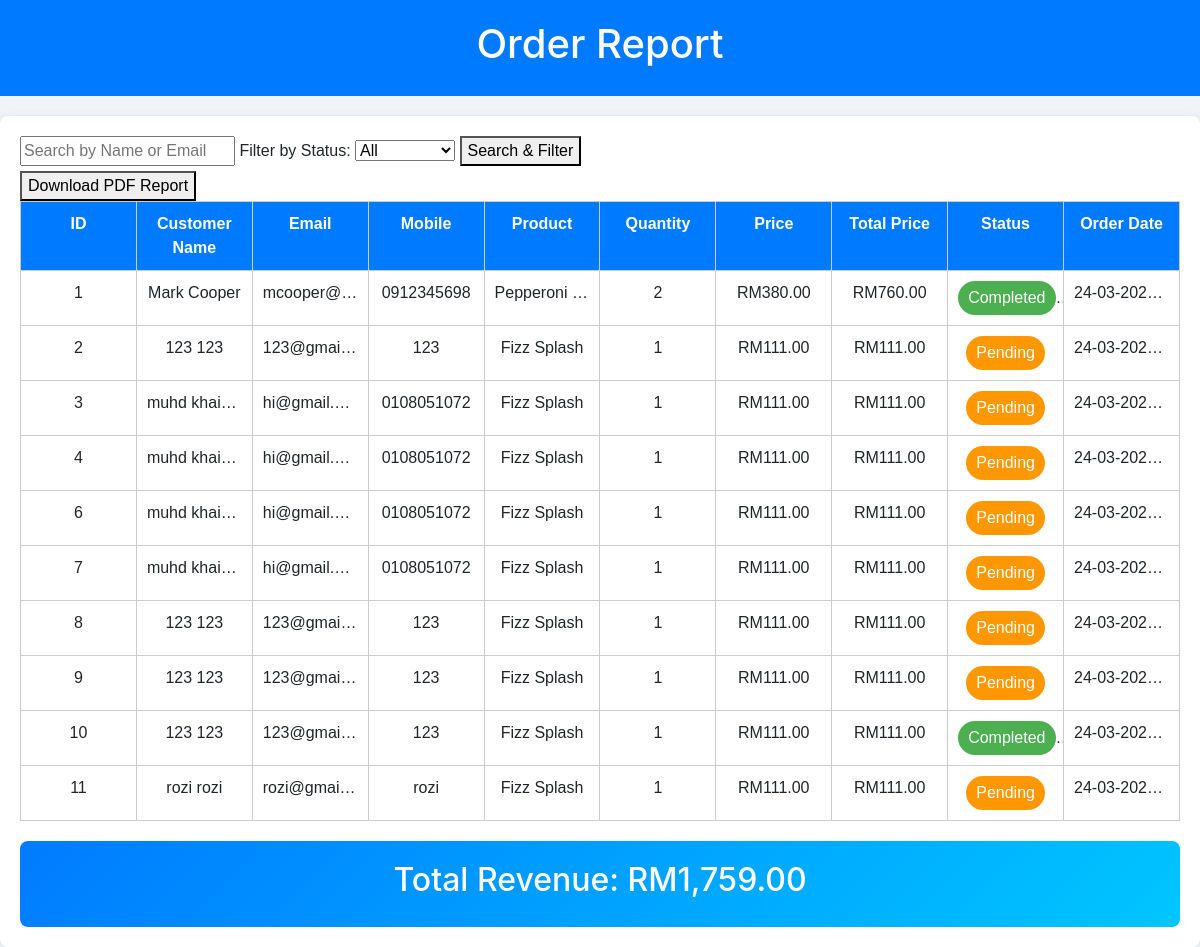
Page /admin/report.php on the committed database.
### tables this page shows
CREATE TABLE `orders` (
  `id` int(30) NOT NULL,
  `name` text NOT NULL,
  `address` text NOT NULL,
  `mobile` text NOT NULL,
  `email` text NOT NULL,
  `user_id` int(11) NOT NULL,
  `status` tinyint(1) NOT NULL DEFAULT 0,
  `order_date` datetime NOT NULL DEFAULT current_timestamp()
);

CREATE TABLE `product_list` (
  `id` int(30) NOT NULL,
  `category_id` int(30) NOT NULL,
  `name` varchar(100) NOT NULL,
  `description` text NOT NULL,
  `price` float NOT NULL DEFAULT 0,
  `img_path` text NOT NULL,
  `status` tinyint(1) NOT NULL DEFAULT 1 COMMENT '0= unavailable, 2 Available'
);

CREATE TABLE `order_list` (
  `id` int(30) NOT NULL,
  `order_id` int(30) NOT NULL,
  `product_id` int(30) NOT NULL,
  `qty` int(30) NOT NULL
);

### admin/report.php (the view, shortened to what this page needs)
<?php
require '../admin/db_connect.php';
$search_query = isset($_GET['search']) ? $_GET['search'] : '';
$query = "SELECT o.id, o.name, o.email, o.mobile, o.status, o.order_date, p.name AS product_name, ol.qty, p.price
          FROM orders o
          JOIN order_list ol ON o.id = ol.order_id
          JOIN product_list p ON ol.product_id = p.id";
$result = $conn->query($query);
$total_revenue = 0;
?>
<!DOCTYPE html>
<html lang="en">
<head>
    <link rel="stylesheet" href="../css/styles.css">
</head>
<body>
    <div class="header">
        <h1>Order Report</h1>
    </div>
    <div class="container">
        <div class="filter-section">
            <form method="GET" action="">
                <input type="text" name="search" placeholder="Search by Name or Email" value="<?php echo htmlspecialchars($search_query); ?>">
                <label for="status">Filter by Status:</label>
                <select name="status" id="status">
                    <option value="">All</option>
                </select>
                <button type="submit">Search & Filter</button>
            </form>
            <form method="GET" action="export_report.php" target="_blank">
                <button class="download-btn" type="submit">Download PDF Report</button>
            </form>
        </div>
        <?php if ($result->num_rows > 0): ?>
            <table class="table">
                <tr>
                    <th>ID</th>
                    <th>Customer Name</th>
                    <th>Email</th>
                    <th>Mobile</th>
                    <th>Product</th>
                    <th>Quantity</th>
                    <th>Price</th>
                    <th>Total Price</th>
                    <th>Status</th>
                    <th>Order Date</th>
                </tr>
                <?php while ($row = $result->fetch_assoc()): ?>
                    <?php $total_price = $row['qty'] * $row['price']; ?>
                    <?php $total_revenue += $total_price; ?>
                    <tr>
                        <td><?php echo $row['id']; ?></td>
                        <td><?php echo $row['name']; ?></td>
                        <td><?php echo $row['email']; ?></td>
                        <td><?php echo $row['mobile']; ?></td>
                        <td><?php echo $row['product_name']; ?></td>
                        <td><?php echo $row['qty']; ?></td>
                        <td>RM<?php echo number_format($row['price'], 2); ?></td>
                        <td>RM<?php echo number_format($total_price, 2); ?></td>
                        <td>
                            <button class="status-btn <?php echo ['pending', 'completed', 'cancelled'][$row['status']]; ?>"
                                    onclick="updateStatus(<?php echo $row['id']; ?>, <?php echo $row['status']; ?>)">
                                <?php echo ['Pending', 'Completed', 'Cancelled'][$row['status']]; ?>
                            </button>
                        </td>
                        <td><?php echo date('d-m-Y h:i A', strtotime($row['order_date'])); ?></td>
                    </tr>
                <?php endwhile; ?>
            </table>
        <?php else: ?>
            <p>No results found</p>
        <?php endif; ?>
        <div class="revenue-card">
            <h2>Total Revenue: RM<?php echo number_format($total_revenue, 2); ?></h2>
        </div>
    </div>
</body>
</html>

### admin/report.php (style rules this page uses)
body { font-family: Arial, sans-serif; margin: 0; padding: 0; background: #f0f4f8; }
.header { background: #007bff; color: #fff; padding: 20px; text-align: center; }
.container { max-width: 1200px; margin: 20px auto; padding: 20px; background: #fff; box-shadow: 0 2px 10px rgba(0, 0, 0, 0.1); border-radius: 8px; }
.table { width: 100%; max-width: 100%; border-collapse: collapse; table-layout: fixed; }
.table th, .table td { padding: 10px; border: 1px solid #ccc; text-align: center; word-wrap: break-word; }
.table th { background: #007bff; color: #fff; }
.table td { overflow: hidden; text-overflow: ellipsis; white-space: nowrap; }
.status-btn { padding: 5px 10px; border: none; border-radius: 20px; color: #fff; cursor: pointer; }
.pending { background: #ff9800; }
.completed { background: #4caf50; }
.revenue-card { padding: 20px; background: linear-gradient(135deg, #007bff, #00c6ff); color: #fff; text-align: center; border-radius: 8px; margin-top: 20px; }

### rows in the picture
orders: id "1", name "Mark Cooper", email "mcooper@…", mobile "0912345698", product_list.name "Pepperoni…", order_list.qty "2", product_list.price "380.00", order_list.qty "760.00", status "Complete…", order_date "24-03-202…"
orders: id "2", name "123 123", email "123@gmai…", mobile "123", product_list.name "Fizz Splash", order_list.qty "1", product_list.price "111.00", order_list.qty "111.00", status "Pending", order_date "24-03-202…"
orders: id "3", name "muhd khair…", email "hi@gmail.c…", mobile "0108051072", product_list.name "Fizz Splash", order_list.qty "1", product_list.price "111.00", order_list.qty "111.00", status "Pending", order_date "24-03-202…"
orders: id "4", name "muhd khair…", email "hi@gmail.c…", mobile "0108051072", product_list.name "Fizz Splash", order_list.qty "1", product_list.price "111.00", order_list.qty "111.00", status "Pending", order_date "24-03-202…"
orders: id "6", name "muhd khair…", email "hi@gmail.c…", mobile "0108051072", product_list.name "Fizz Splash", order_list.qty "1", product_list.price "111.00", order_list.qty "111.00", status "Pending", order_date "24-03-202…"
orders: id "7", name "muhd khair…", email "hi@gmail.c…", mobile "0108051072", product_list.name "Fizz Splash", order_list.qty "1", product_list.price "111.00", order_list.qty "111.00", status "Pending", order_date "24-03-202…"
orders: id "8", name "123 123", email "123@gmai…", mobile "123", product_list.name "Fizz Splash", order_list.qty "1", product_list.price "111.00", order_list.qty "111.00", status "Pending", order_date "24-03-202…"
orders: id "9", name "123 123", email "123@gmai…", mobile "123", product_list.name "Fizz Splash", order_list.qty "1", product_list.price "111.00", order_list.qty "111.00", status "Pending", order_date "24-03-202…"
orders: id "10", name "123 123", email "123@gmai…", mobile "123", product_list.name "Fizz Splash", order_list.qty "1", product_list.price "111.00", order_list.qty "111.00", status "Complete…", order_date "24-03-202…"
orders: id "11", name "rozi rozi", email "rozi@gmai…", mobile "rozi", product_list.name "Fizz Splash", order_list.qty "1", product_list.price "111.00", order_list.qty "111.00", status "Pending", order_date "24-03-202…"

### other values in the picture
$total_revenue "1,759.00"
